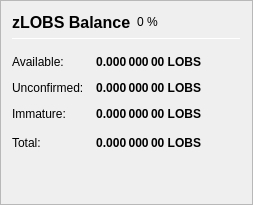
                   <widget class="QFrame" name="frame_ZerocoinBalances">
                    <property name="frameShape">
                     <enum>QFrame::StyledPanel</enum>
                    </property>
                    <property name="frameShadow">
                     <enum>QFrame::Raised</enum>
                    </property>
                    <layout class="QVBoxLayout" name="verticalLayout_7">
                     <item>
                      <layout class="QHBoxLayout" name="horizontalLayout_8" stretch="0,0,0">
                       <item>
                        <widget class="QLabel" name="label_5z_3">
                         <property name="minimumSize">
                          <size>
                           <width>0</width>
                           <height>20</height>
                          </size>
                         </property>
                         <property name="font">
                          <font>
                           <pointsize>12</pointsize>
                           <weight>75</weight>
                           <bold>true</bold>
                          </font>
                         </property>
                         <property name="text">
                          <string>zLOBS Balance</string>
                         </property>
                        </widget>
                       </item>
                       <item>
                        <widget class="QLabel" name="labelzLOBSPercent">
                         <property name="text">
                          <string notr="true">0 %</string>
                         </property>
                        </widget>
                       </item>
                       <item>
                        <spacer name="horizontalSpacer_11">
                         <property name="orientation">
                          <enum>Qt::Horizontal</enum>
                         </property>
                         <property name="sizeHint" stdset="0">
                          <size>
                           <width>40</width>
                           <height>20</height>
                          </size>
                         </property>
                        </spacer>
                       </item>
                      </layout>
                     </item>
                     <item>
                      <widget class="Line" name="line_ZerocoinBalance">
                       <property name="minimumSize">
                        <size>
                         <width>0</width>
                         <height>1</height>
                        </size>
                       </property>
                       <property name="maximumSize">
                        <size>
                         <width>16777215</width>
                         <height>1</height>
                        </size>
                       </property>
                       <property name="orientation">
                        <enum>Qt::Horizontal</enum>
                       </property>
                      </widget>
                     </item>
                     <item>
                      <layout class="QGridLayout" name="gridLayout_5">
                       <property name="topMargin">
                        <number>10</number>
                       </property>
                       <property name="spacing">
                        <number>12</number>
                       </property>
                       <item row="1" column="0">
                        <widget class="QLabel" name="labelzBalanceMatureText">
                         <property name="toolTip">
                          <string>Mature: more than 20 confirmation and more than 3 mints of the same denomination after it was minted.
These zLOBS are spendable.</string>
                         </property>
                         <property name="text">
                          <string>Available:</string>
                         </property>
                        </widget>
                       </item>
                       <item row="1" column="1">
                        <widget class="QLabel" name="labelzBalanceMature">
                         <property name="font">
                          <font>
                           <weight>75</weight>
                           <bold>true</bold>
                          </font>
                         </property>
                         <property name="toolTip">
                          <string>Mature: more than 20 confirmation and more than 3 mints of the same denomination after it was minted.
These zLOBS are spendable.</string>
                         </property>
                         <property name="text">
                          <string notr="true">0.000 000 00 LOBS</string>
                         </property>
                         <property name="alignment">
                          <set>Qt::AlignRight|Qt::AlignTrailing|Qt::AlignVCenter</set>
                         </property>
                        </widget>
                       </item>
                       <item row="2" column="0">
                        <widget class="QLabel" name="labelzBalanceUnconfirmedText">
                         <property name="toolTip">
                          <string>Unconfirmed: less than 20 confirmations
Immature: confirmed, but less than 3 mints of the same denomination after it was minted</string>
                         </property>
                         <property name="text">
                          <string>Unconfirmed:</string>
                         </property>
                        </widget>
                       </item>
                       <item row="2" column="1">
                        <widget class="QLabel" name="labelzBalanceUnconfirmed">
                         <property name="font">
                          <font>
                           <weight>75</weight>
                           <bold>true</bold>
                          </font>
                         </property>
                         <property name="toolTip">
                          <string>Unconfirmed: less than 20 confirmations
Immature: confirmed, but less than 3 mints of the same denomination after it was minted</string>
                         </property>
                         <property name="text">
                          <string notr="true">0.000 000 00 LOBS</string>
                         </property>
                         <property name="alignment">
                          <set>Qt::AlignRight|Qt::AlignTrailing|Qt::AlignVCenter</set>
                         </property>
                        </widget>
                       </item>
                       <item row="3" column="0">
                        <widget class="QLabel" name="labelzBalanceImmatureText">
                         <property name="toolTip">
                          <string>Unconfirmed: less than 20 confirmations
Immature: confirmed, but less than 3 mints of the same denomination after it was minted</string>
                         </property>
                         <property name="text">
                          <string>Immature:</string>
                         </property>
                        </widget>
                       </item>
                       <item row="3" column="1">
                        <widget class="QLabel" name="labelzBalanceImmature">
                         <property name="font">
                          <font>
                           <weight>75</weight>
                           <bold>true</bold>
                          </font>
                         </property>
                         <property name="toolTip">
                          <string>Unconfirmed: less than 20 confirmations
Immature: confirmed, but less than 3 mints of the same denomination after it was minted</string>
                         </property>
                         <property name="text">
                          <string notr="true">0.000 000 00 LOBS</string>
                         </property>
                         <property name="alignment">
                          <set>Qt::AlignRight|Qt::AlignTrailing|Qt::AlignVCenter</set>
                         </property>
                        </widget>
                       </item>
                       <item row="4" column="0">
                        <widget class="QLabel" name="labelzBalanceText">
                         <property name="toolTip">
                          <string>Your current zLOBS balance, unconfirmed and immature zLOBS included.</string>
                         </property>
                         <property name="text">
                          <string>Total:</string>
                         </property>
                        </widget>
                       </item>
                       <item row="4" column="1">
                        <widget class="QLabel" name="labelzBalance">
                         <property name="font">
                          <font>
                           <weight>75</weight>
                           <bold>true</bold>
                          </font>
                         </property>
                         <property name="cursor">
                          <cursorShape>IBeamCursor</cursorShape>
                         </property>
                         <property name="toolTip">
                          <string>Your current zLOBS balance, unconfirmed and immature zLOBS included.</string>
                         </property>
                         <property name="text">
                          <string notr="true">0.000 000 00 LOBS</string>
                         </property>
                         <property name="alignment">
                          <set>Qt::AlignRight|Qt::AlignTrailing|Qt::AlignVCenter</set>
                         </property>
                         <property name="textInteractionFlags">
                          <set>Qt::LinksAccessibleByMouse|Qt::TextSelectableByKeyboard|Qt::TextSelectableByMouse</set>
                         </property>
                        </widget>
                       </item>
                       <item row="4" column="2">
                        <spacer name="horizontalSpacer_4">
                         <property name="orientation">
                          <enum>Qt::Horizontal</enum>
                         </property>
                         <property name="sizeHint" stdset="0">
                          <size>
                           <width>40</width>
                           <height>20</height>
                          </size>
                         </property>
                        </spacer>
                       </item>
                      </layout>
                     </item>
                     <item>
                      <spacer name="verticalSpacer_4">
                       <property name="orientation">
                        <enum>Qt::Vertical</enum>
                       </property>
                       <property name="sizeHint" stdset="0">
                        <size>
                         <width>20</width>
                         <height>40</height>
                        </size>
                       </property>
                      </spacer>
                     </item>
                    </layout>
                   </widget>
